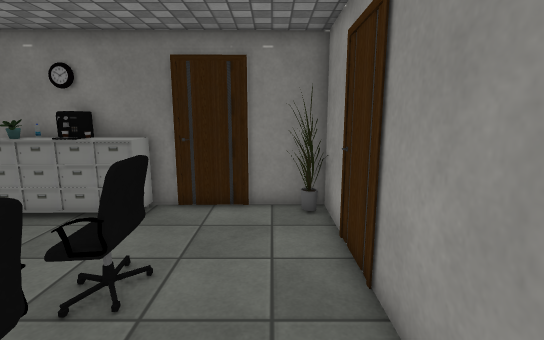
[1] (above)

12 first-person views from a walk through a scene from a Unity 3-D project. The camera is 1.5 m above the floor, tilts 10° down and sees 85° across. Doors are open. The floor is counted in squares, 0.5 m on a side. Each view is taken from the middle of a square. On the plan, view 1 faces up. The plan holds only what a view shows up to about 20 squares ahead; the rest is blank. The place goes on beyond the plan. The player is left out. Some surface patterns are stand-ins.

[2]
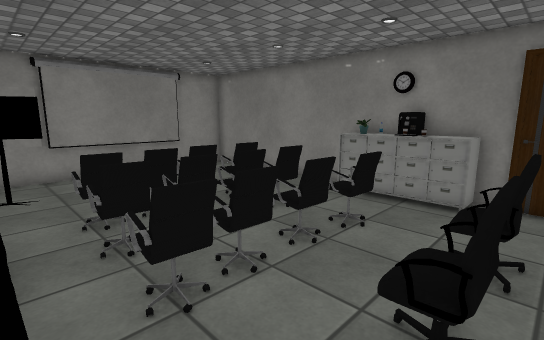

[3]
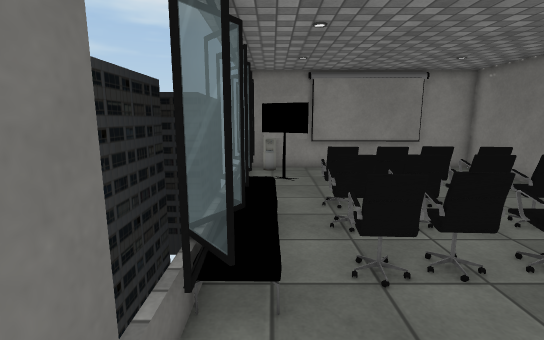

[4]
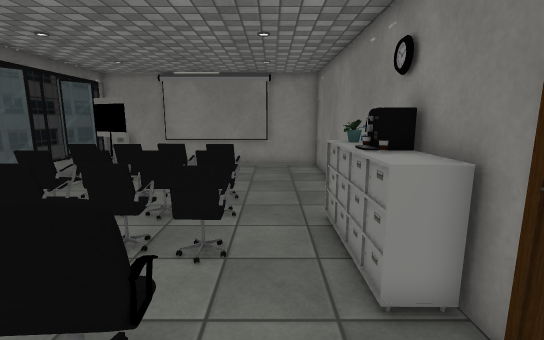

[5]
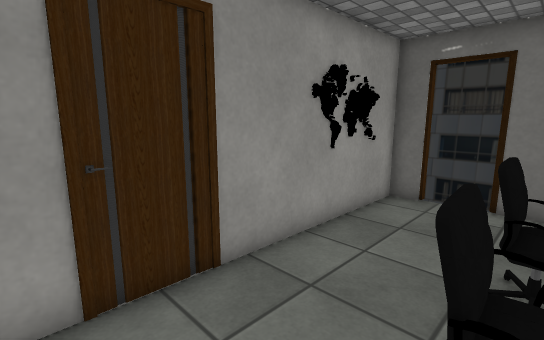

[6]
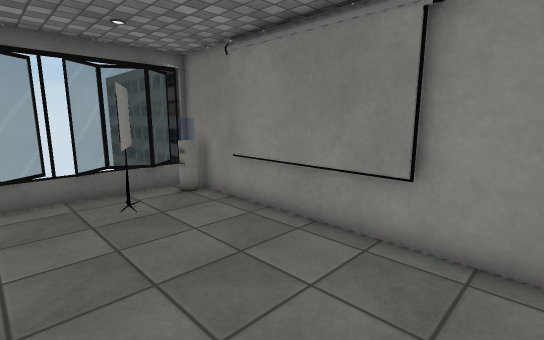

[7]
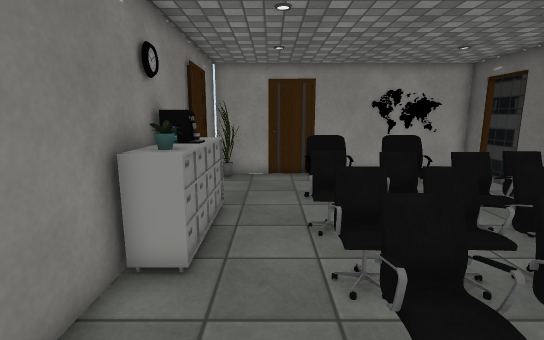

[8]
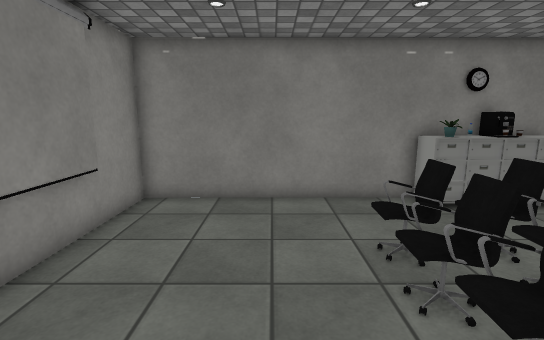

[9]
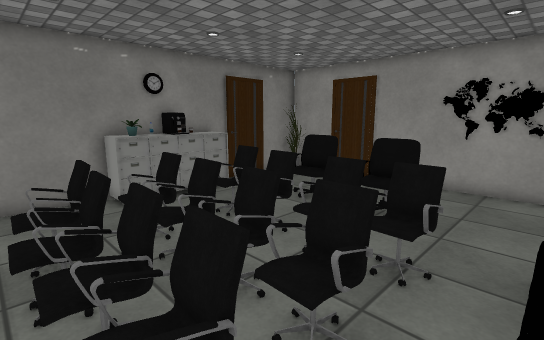

[10]
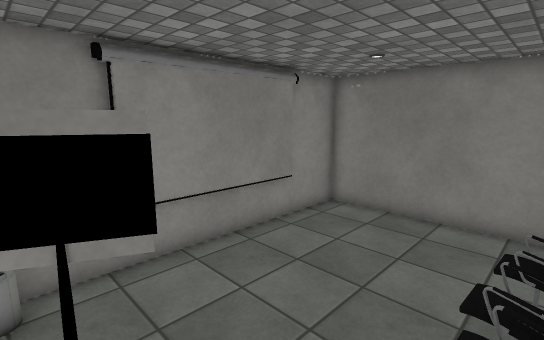

[11]
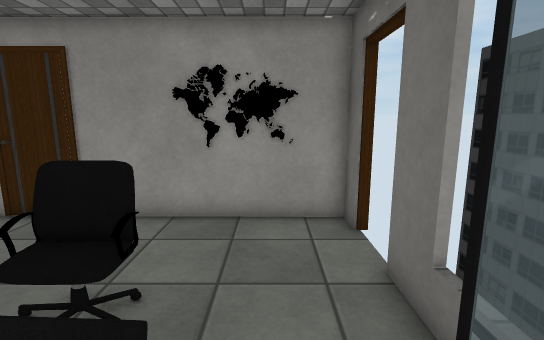

[12]
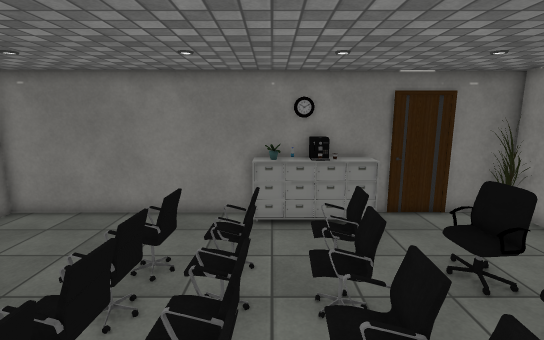

### Floor plan
Key: @ floor where view 1 was taken; # wall or solid block; x gap in a wall; . floor; / step, stairs or slope; D open door; = window, fence, low wall or low ledge; T thing the floor can be seen under or through; O other object.
Columns run from 19 left of view 1 to 2 right of it. Each row starts with its distance up from view 1.
 10 ######################
  9 #.........OOOOOO....O#
  8 #....................#
  7 #....................#
  6 #.......O.TO. ..O#...#
  5 #.......TTOO.O..#O...#
  4 #......   OO#O.. O...#
  3 #......OT TOOO..OO...#
  2 #.......O OO#O..#O...#
  1 #.......O O.##.. O...#
  0 #.......OOOO#O.....@.#
 -1 #...O...../..........#
 -2 #O.O....////   ......#
 -3 #====#==#=x=### x#DD##
 -4 ###=##  ####

Where each view was taken, in squares from view 1:
view 1: 0 up, 0 right, facing up
view 2: 2 down, 2 left, facing up-left
view 3: 2 down, 1 left, facing left
view 4: 7 up, 0 right, facing left
view 5: 8 up, 3 left, facing down-right
view 6: 9 up, 12 left, facing down-left
view 7: 7 up, 14 left, facing right
view 8: 1 down, 14 left, facing up
view 9: 2 down, 12 left, facing up-right
view 10: 2 down, 11 left, facing up-left
view 11: 1 down, 7 left, facing right
view 12: 2 down, 8 left, facing up
